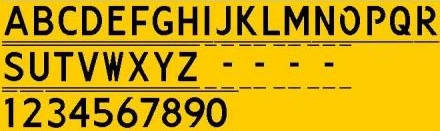
%> input picture images/Kenteken.jpg, 440 x 131 px
$ octave --eval "result = detectPlate(imread('images/Kenteken.jpg'));"   (GNU Octave 9; MATLAB toolbox functions it lacks are replaced by stand-ins)
%> lines starting %> are read from the running program, lines starting %| are printed output that depends on the picture; in (x1, y1, x2, y2) boxes, pixels count from 0 and x2, y2 are one past the last pixel; in counts of white or black regions, pixels touching at a corner belong together; the program's own positions count from 1
### validBox.m
function valid = validBox(box)
% Sanity checks to only return a box that is likely to be a real license
% plate
    valid = true;
    % The box must not touch a border, the probability of an incomplete
    % plate is too high
    if (box(1) == 0.5 || box(1)+box(3) == 640.5)
        valid = false;
        return;
    end
    if (box(2) == 0.5 || box(2)+box(4) == 480.5)
        valid = false;
        return;
    end

    % Minimum height and width
    if (box(3) < 80)
        valid = false;
        return;
    end
    if (box(4) < 20)
        valid = false;
        return;
    end
end

### detectPlate.m
function [boxes, crop, hits] = detectPlate( frame )

%DETECTPLATE Takes an RGB image and returns a logical image.
%   Detailed explanation goes here
% Convert to HSV and select Saturation channel
frame_hsv = rgb2hsv(frame);
%> frame_hsv: size 131x440x3 double; mean H, S, V 0.132, 0.902, 0.792
frame_hue = frame_hsv(:,:,1);
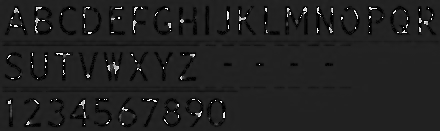
%> frame_hue: size 131x440 double; min 0, max 0.995, mean 0.132
frame_sat = frame_hsv(:,:,2);
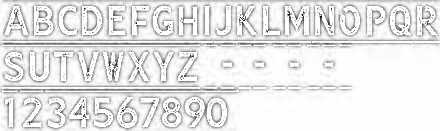
%> frame_sat: size 131x440 double; min 0, max 1, mean 0.902
frame_val = frame_hsv(:,:,3);
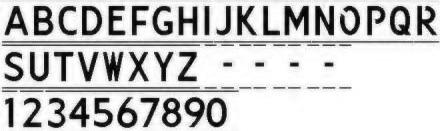
%> frame_val: size 131x440 double; min 0, max 1, mean 0.792

hueThresholdLow  = 0.08;
hueThresholdHigh = 0.16;
satThresholdLow  = 0.4;
satThresholdHigh = 1;
valThresholdLow  = 0.5;
valThresholdHigh = 1.0;

% Threshold and segment image
hueMask = (frame_hue >= hueThresholdLow) & (frame_hue <= hueThresholdHigh);
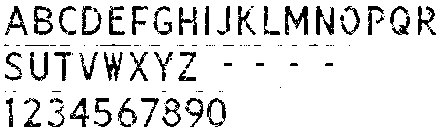
%> hueMask: size 131x440 logical; 87.9% white; 93 black regions (46 under 20 px), largest, box (x1, y1, x2, y2) and area: (285, 6, 308, 35) 323, (316, 6, 334, 35) 270, (34, 6, 53, 35) 264
satMask = (frame_sat >= satThresholdLow) & (frame_sat <= satThresholdHigh);
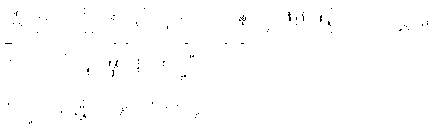
%> satMask: size 131x440 logical; 99.6% white; black in thin lines or dots, all inside (x1, y1, x2, y2) = (5, 8, 428, 124)
valMask = (frame_val >= valThresholdLow) & (frame_val <= valThresholdHigh);
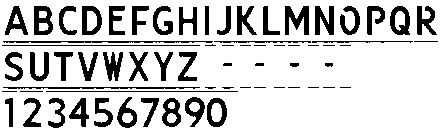
%> valMask: size 131x440 logical; 80.2% white; 67 black regions (19 under 20 px), largest, box (x1, y1, x2, y2) and area: (285, 6, 309, 35) 425, (34, 6, 53, 35) 376, (315, 6, 334, 35) 371

bw = hueMask & satMask & valMask;
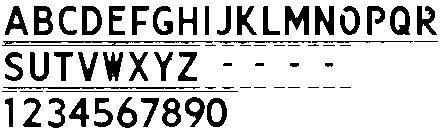
%> bw: size 131x440 logical; 79.9% white; 66 black regions (19 under 20 px)

clear hueMask satMask valMask frame_hue frame_sat frame_val

objects = bwconncomp(bw,8);
%> objects = 15 connected components
rp = regionprops(objects,'Area','BoundingBox','Orientation');
%> rp = 15 regions; largest, box (x1, y1, x2, y2), Area and Orientation: (0, 0, 440, 131) 44878 -0.92, (6, 42, 114, 45) 227 0.13, (211, 103, 222, 122) 175 90, (87, 11, 97, 31) 174 88.8, (395, 11, 405, 30) 145 80.2

% Get the areas in the binary image
areas = [rp.Area];
%> areas = [44878 227 1 39 52 69 24 174 1 88 77 42 85 175 145]

% Sort objects by area
[~, sortedIndices] = sort(areas, 'descend');
%> sortedIndices = [1 2 14 8 15 10 13 11 6 5 12 4 7 3 9]
totalAreas = length(areas);
%> totalAreas = 15

% Loop over objects to reveal plates
hits = 0;
boxes = [];
crop = {};
for i= 1:totalAreas
    index = sortedIndices(i);
    currentBox = rp(index).BoundingBox;
    if (validBox(currentBox))
        hits = i;
        boxes(i,:) = currentBox;

        % Crop the entire frame to the (possibly rotated) plate
        cropped = imcrop(frame_hsv, currentBox);
        % Get rotation and undo in-plane rotation of the plate
        orientation = rp(index).Orientation;
        rotated = imrotate(cropped, -orientation, 'bicubic', 'loose');

        % The rotation created an image that is too large, we need to do a
        % second cropping
        rotatedWidth  = length(rotated(1,:,1));
        rotatedHeight = length(rotated(:,1,:));

        cutoffHeight = tand(orientation)*rotatedWidth;
        newHeight = rotatedHeight - 2*cutoffHeight;

        twiceCropped = imcrop(rotated, [0,cutoffHeight,rotatedWidth, newHeight]);
        crop{i} = twiceCropped;
    else
        % Since we are using sorted elements, the first invalid box will
        % terminate the loop

        break
    end
end
%> this loop made 1 pass
%> (index, currentBox, valid in validBox) on pass 1: (1, [0.5 0.5 440 131], false)
%> after the loop, crop = {}; hits = 0
%> `result = detectPlate(imread('images/Kenteken.jpg'));`: result = []
end
